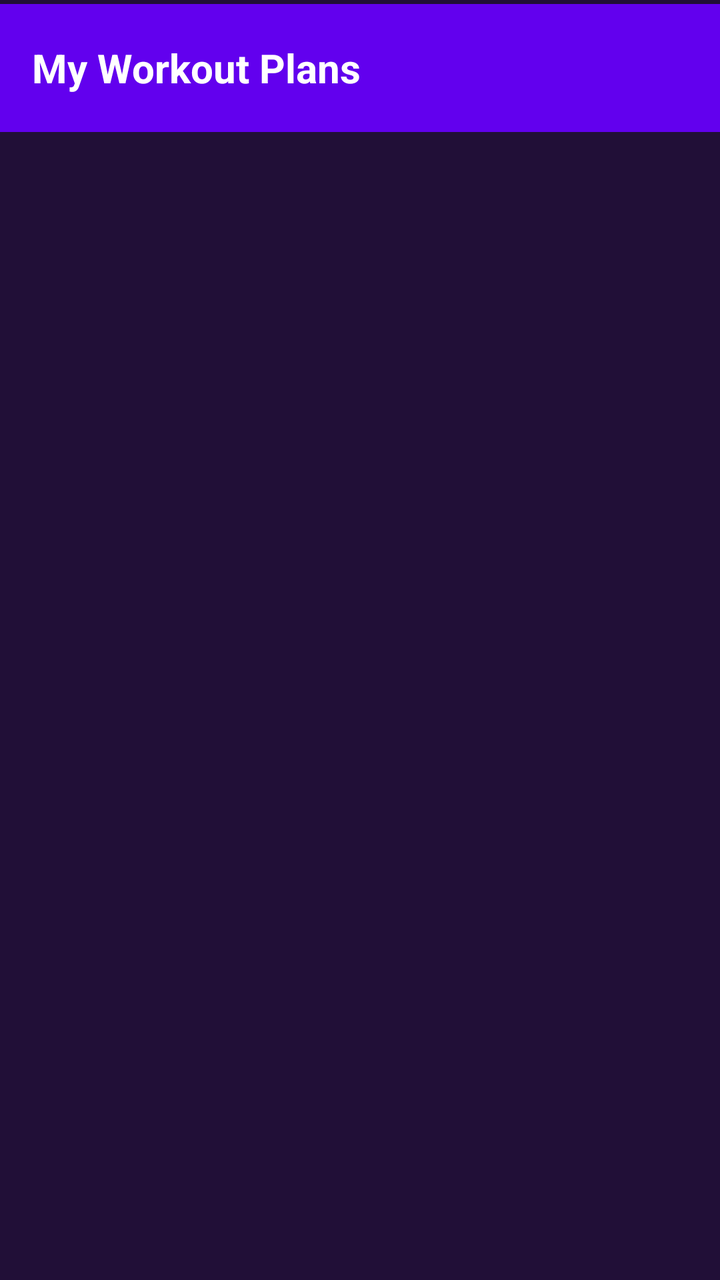
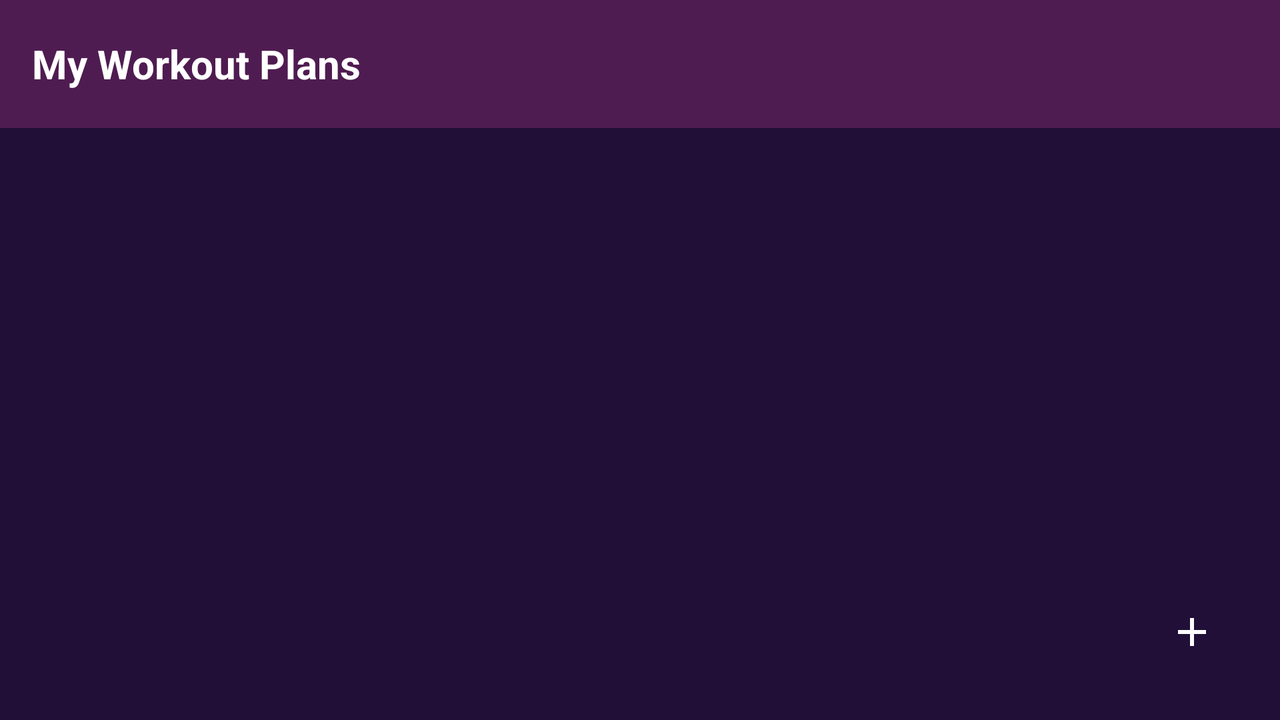

First picture: res/layout/ on a phone held upright. Second picture: the repository's own variant of that layout, on a device whose configuration matches the variant's folder. Source for both follows.
<!-- AndroidManifest.xml: application theme Theme.WorkoutPlan -->
<!-- res/layout/activity_main.xml -->
<?xml version="1.0" encoding="utf-8"?>
<LinearLayout xmlns:android="http://schemas.android.com/apk/res/android"
    xmlns:tools="http://schemas.android.com/tools"
    android:id="@+id/main"
    android:layout_width="match_parent"
    android:layout_height="match_parent"
    android:background="#f5f5f5"
    android:orientation="vertical"
    android:backgroundTint="@color/primary"
    tools:context=".MainActivity">

    
    <LinearLayout
        android:id="@+id/toolbar"
        android:layout_width="match_parent"
        android:layout_height="?attr/actionBarSize"
        android:background="#6200EE"
        android:orientation="horizontal"
        android:layout_marginTop="2dp"
        android:paddingStart="16dp"
        android:paddingEnd="16dp"
        android:gravity="center_vertical">

        <TextView
            android:layout_width="wrap_content"
            android:layout_height="wrap_content"
            android:text="My Workout Plans"
            android:textColor="#ffffff"
            android:textSize="20sp"
            android:textStyle="bold"/>

    </LinearLayout>

    
    <androidx.recyclerview.widget.RecyclerView
        android:id="@+id/recycler_view"
        android:layout_width="match_parent"
        android:layout_height="match_parent"
        android:layout_below="@id/toolbar"
        android:paddingTop="8dp"
        android:paddingBottom="72dp"
        android:clipToPadding="false"/>

    
    <ImageButton
        android:id="@+id/fab_add_plan"
        android:layout_width="56dp"
        android:layout_height="56dp"
        android:layout_alignParentBottom="true"
        android:layout_alignParentEnd="true"
        android:layout_margin="16dp"
        android:background="@drawable/circle_shape"
        android:onClick="onAddPlanClicked"
        android:scaleType="center"
        android:src="@drawable/ic_add_white"/>

</LinearLayout>
<!-- resources referenced by this layout -->
<resources>
  <color name="primary">@color/deep_purple</color>
  <!-- drawable ic_add_white (drawable) -->
  <?xml version="1.0" encoding="utf-8"?>
  <vector xmlns:android="http://schemas.android.com/apk/res/android"
      android:width="24dp"
      android:height="24dp"
      android:viewportWidth="24"
      android:viewportHeight="24"
      android:tint="#ffffff">
      <path
          android:fillColor="#000000"
          android:pathData="M19,13h-6v6h-2v-6H5v-2h6V5h2v6h6v2z"/>
  </vector>
  <style name="Theme.WorkoutPlan" parent="Base.Theme.WorkoutPlan" />
  <color name="deep_purple">#210F37</color>
  <style name="Base.Theme.WorkoutPlan" parent="Theme.Material3.DayNight.NoActionBar">
  
      </style>
</resources>
<!-- res/layout-land/activity_main.xml (the author's variant of the layout above) -->
<!-- drawn on the phone turned sideways -->
<?xml version="1.0" encoding="utf-8"?>
<FrameLayout xmlns:android="http://schemas.android.com/apk/res/android"
    xmlns:tools="http://schemas.android.com/tools"
    android:id="@+id/main"
    android:layout_width="match_parent"
    android:layout_height="match_parent"
    android:background="@color/primary_light"
    android:orientation="vertical"
    android:backgroundTint="@color/primary"
    tools:context=".MainActivity">

    <LinearLayout
        android:layout_width="match_parent"
        android:layout_height="match_parent"
        android:orientation="vertical">

        
        <LinearLayout
            android:id="@+id/toolbar"
            android:layout_width="match_parent"
            android:layout_height="?attr/actionBarSize"
            android:background="@color/primary_dark"
            android:gravity="center_vertical"
            android:orientation="horizontal"
            android:paddingStart="16dp"
            android:paddingEnd="16dp">

            <TextView
                android:layout_width="wrap_content"
                android:layout_height="wrap_content"
                android:text="@string/my_workout_plans"
                android:textColor="@color/white"
                android:textSize="20sp"
                android:textStyle="bold"/>
        </LinearLayout>

        
        <TextView
            android:id="@+id/empty_state_text"
            android:layout_width="match_parent"
            android:layout_height="match_parent"
            android:gravity="center"
            android:text="@string/no_plans_created"
            android:textSize="25sp"
            android:textColor="@color/white"
            android:textStyle="bold"
            android:visibility="gone"/>

        
        <androidx.recyclerview.widget.RecyclerView
            android:id="@+id/recycler_view"
            android:layout_width="match_parent"
            android:layout_height="0dp"
            android:layout_weight="1"
            android:clipToPadding="false"
            android:paddingBottom="72dp"
            android:paddingTop="8dp"/>
    </LinearLayout>

    
    <ImageButton
        android:id="@+id/fab_add_plan"
        android:layout_width="56dp"
        android:layout_height="56dp"
        android:layout_gravity="bottom|end"
        android:layout_margin="16dp"
        android:background="@drawable/circle_shape"
        android:onClick="onAddPlanClicked"
        android:scaleType="center"
        android:src="@drawable/ic_add_white"
        android:contentDescription="@string/add_new_workout_plan"/>

</FrameLayout>
<!-- resources referenced by the variant -->
<!-- as the phone turned sideways resolves them -->
<resources>
  <color name="primary">@color/deep_purple</color>
  <color name="primary_dark">@color/dark_magenta</color>
  <color name="primary_light">#6D3F7A</color>
  <color name="white">#FFFFFFFF</color>
  <!-- drawable ic_add_white (drawable) -->
  <?xml version="1.0" encoding="utf-8"?>
  <vector xmlns:android="http://schemas.android.com/apk/res/android"
      android:width="24dp"
      android:height="24dp"
      android:viewportWidth="24"
      android:viewportHeight="24"
      android:tint="#ffffff">
      <path
          android:fillColor="#000000"
          android:pathData="M19,13h-6v6h-2v-6H5v-2h6V5h2v6h6v2z"/>
  </vector>
  <string name="add_new_workout_plan">Add new workout plan</string>
  <string name="my_workout_plans">My Workout Plans</string>
  <string name="no_plans_created">No plans created</string>
  <style name="Theme.WorkoutPlan" parent="Base.Theme.WorkoutPlan" />
  <color name="deep_purple">#210F37</color>
  <color name="dark_magenta">#4F1C51</color>
  <style name="Base.Theme.WorkoutPlan" parent="Theme.Material3.DayNight.NoActionBar">
  
      </style>
</resources>
